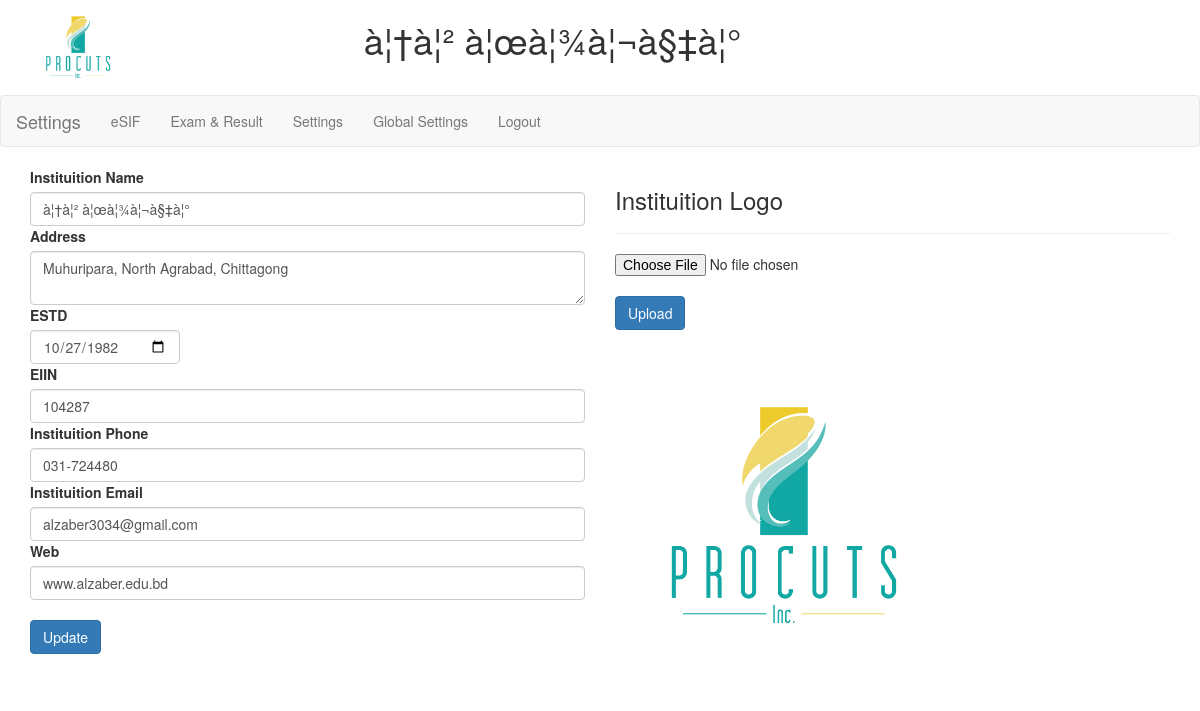
Screenshot of /settings/index.php (signed in) with the database file from the repository.
### tables this page shows
CREATE TABLE `institution_details` (
  `serial` int(3) NOT NULL,
  `name` varchar(255) NOT NULL,
  `address` text NOT NULL,
  `estd` date NOT NULL,
  `eiin` varchar(20) NOT NULL,
  `phone` varchar(50) NOT NULL,
  `email` varchar(100) NOT NULL,
  `web` varchar(255) NOT NULL,
  `logo` varchar(255) NOT NULL
);

### settings/index.php (the view, shortened to what this page needs)
<?php
require_once '../connection/connect.php';
?>
<!DOCTYPE html>
<html>
<head>
</head>
<body>
  <?php include "../partials/header.php"; ?>
  <?php include "navbar.php"; ?>
  <div class="container">
    <?php
    $result=mysqli_query($db,"SELECT * FROM institution_details WHERE serial='1'");
    $row=mysqli_fetch_array($result);
    ?>
    <div class="row">
      <div class="col-sm-6">
        <form action="" method="post">
          <label>Instituition Name</label>
          <input name="name" value="<?php echo $row['name']; ?>" class="form-control" required>
          <label>Address</label>
          <textarea name="address" class="form-control" required><?php echo $row['address']; ?></textarea>
          <label>ESTD</label>
          <input name="estd" type="date" class="form-control" required value="<?php echo $row['estd']; ?>" style="width: 150px">
          <label>EIIN</label>
          <input name="eiin" value="<?php echo $row['eiin']; ?>" class="form-control" required>
          <label>Instituition Phone</label>
          <input name="phone" value="<?php echo $row['phone']; ?>" class="form-control" required>
          <label>Instituition Email</label>
          <input name="email" value="<?php echo $row['email']; ?>" class="form-control" required>
          <label>Web</label>
          <input name="web" type="text" value="<?php echo $row['web']; ?>" class="form-control" required>
          <br>
          <input type="submit" name="submit" value="Update" class="btn btn-primary">
        </form>
      </div>
      <div class="col-sm-6">
        <h3>Instituition Logo</h3>
        <hr>
        <form action="" method="post" enctype="multipart/form-data">
          <input type="file" name="logo" required>
          <br>
          <input type="submit" name="submit_1" value="Upload" class="btn btn-primary">
        </form>
        <br>
        <img src="<?php echo $row['logo']; ?>" width="60%">
      </div>
    </div>
  </div>
</body>
</html>

### partials/header.php
<?php
$res_head=mysqli_query($db,"SELECT * FROM institution_details WHERE serial='1'");
$row_head=mysqli_fetch_array($res_head);
?>
<div class="row">
  <div class="container">
    <div class="col-sm-1" style="padding:0px">
      <img src="<?php echo $row_head['logo']; ?>" width="100%">
    </div>
    <div class="col-sm-9" style="padding:0px">
      <center><h1><?php echo $row_head['name'];?></h1></center>
    </div>
  </div>
</div>

### settings/navbar.php
<nav class="navbar navbar-default">
  <div class="container-fluid">
    <div class="navbar-header">
      <a class="navbar-brand" href="index.php">Settings</a>
    </div>
    <ul class="nav navbar-nav">
      <?php
      if($_SESSION['role']=='admin')
      {
        ?>
        <li><a href="../esif/">eSIF</a></li>
        <li><a href="../eff/">Exam & Result</a></li>
        <li><a href="#">Settings</a></li>
        <li><a href="../settings/">Global Settings</a></li>
        <?php
      }
      ?>
      <li><a href="logout.php">Logout</a></li>
    </ul>
  </div>
</nav>

### rows the page displays
institution_details: logo (picture), name "à¦†à¦² à¦œà¦¾à¦¬à§‡à¦°", address "Muhuripara, North Agrabad, Chittagong", estd "10/27/1982", eiin "104287", phone "031-724480", email "alzaber3034@gmail.com", web "www.alzaber.edu.bd"
